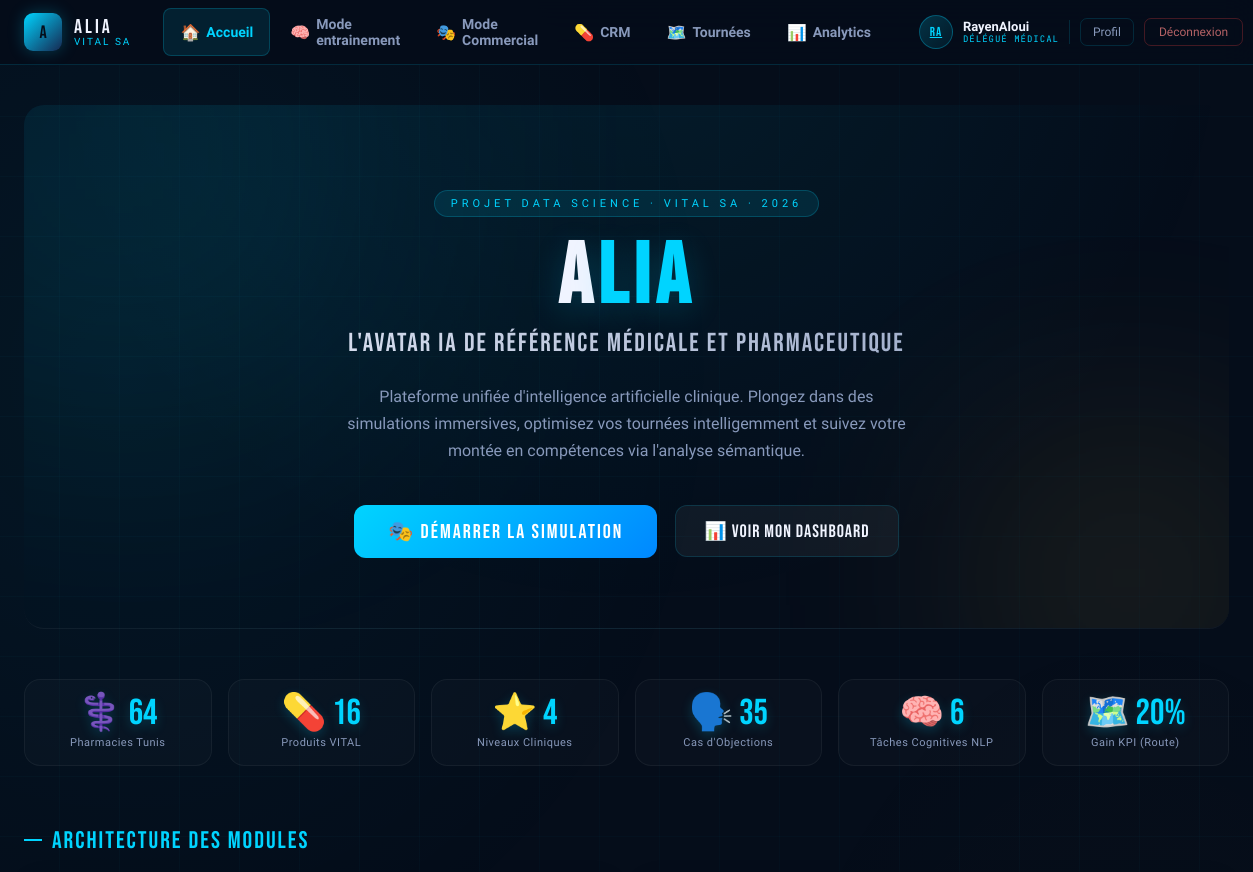
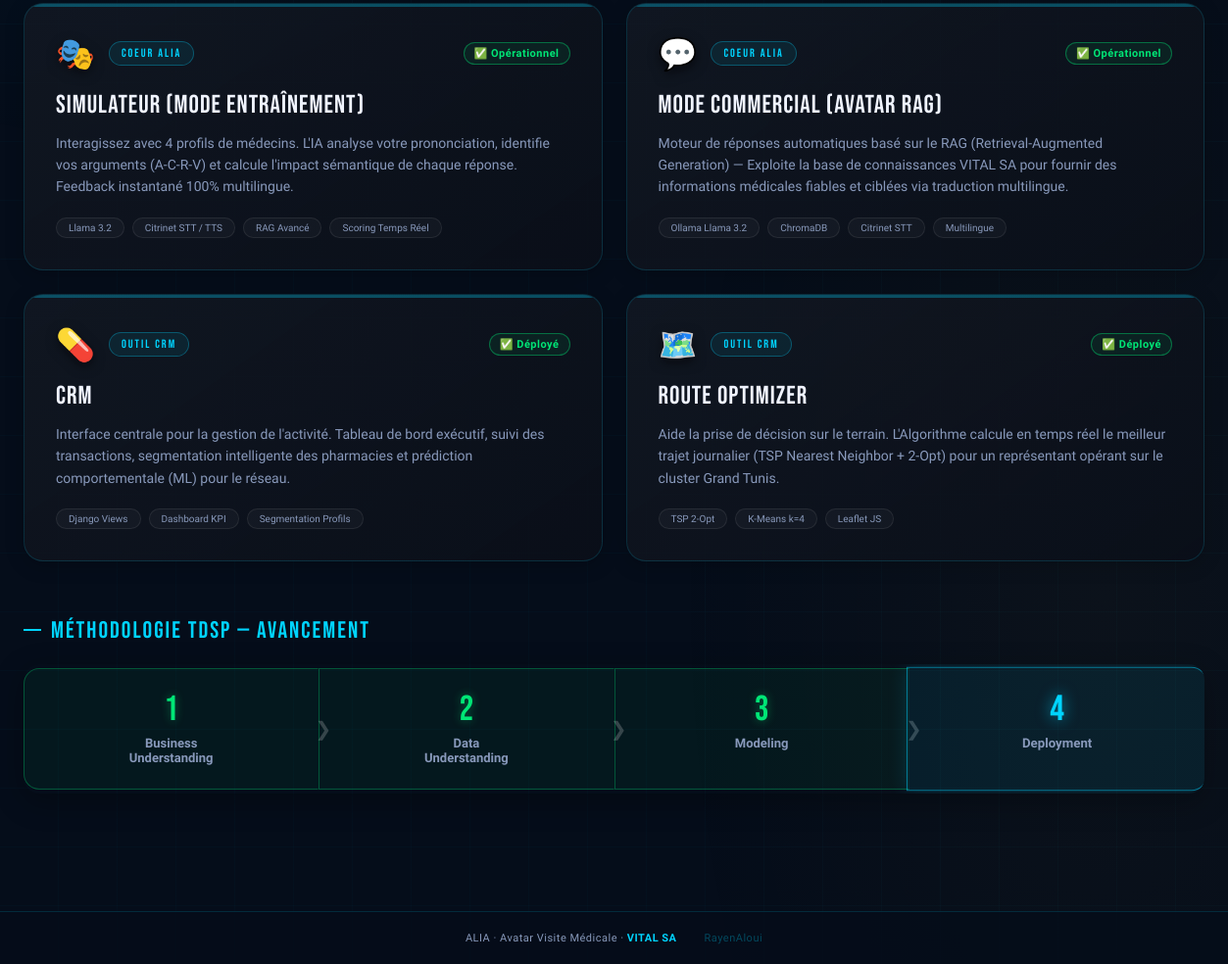
The app's page / (signed in) with its own data (2 pictures, top to bottom).
### apps/accounts/models.py (models this page shows, shortened)
class UserProfile(models.Model):
    ROLE_CHOICES = [
        ('delegue', 'Délégué médical'),
        ('manager', 'Manager'),
    ]
    user        = models.OneToOneField(User, on_delete=models.CASCADE,
                                       related_name='profile')
    role        = models.CharField(max_length=20, choices=ROLE_CHOICES,
                                   default='delegue')
    region      = models.CharField(max_length=100, blank=True,
                                   default='Grand Tunis')
    telephone   = models.CharField(max_length=20, blank=True)
    created_at  = models.DateTimeField(auto_now_add=True)
    xp          = models.IntegerField(default=0)
    level       = models.IntegerField(default=1)
    badges      = models.JSONField(default=list, blank=True)
    unlocked_bosses = models.JSONField(default=list, blank=True)
    class Meta:
        verbose_name        = 'Profil utilisateur'
        verbose_name_plural = 'Profils utilisateurs'
    @property
    def display_name(self):
        return self.user.get_full_name() or self.user.username
    @property
    def initials(self):
        fn = self.user.first_name
        ln = self.user.last_name
        if fn and ln:
            return (fn[0] + ln[0]).upper()
        return self.user.username[:2].upper()

### apps/home/views.py (the view)
# urls.py: path('', views.home_index, name='index'),
@login_required
def home_index(request):
    context = {
        'page': 'home',
        'stats': {
            'pharmacies': 64,
            'produits'  : 16,
            'niveaux'   : 4,
            'objections': 35,
        }
    }
    return render(request, 'home/index.html', context)

### apps/modeling/context_processors.py (called while the page is built)
def modeling_nav(_request):
    try:
        return {"modeling_url": reverse("modeling_index")}
    except NoReverseMatch:
        return {"modeling_url": "/alia-api/"}

### templates/home/index.html (shortened to what this page needs)
{% extends 'base.html' %}
{% load static %}
{% block content %}
<section class="hero">
  <div class="hero-glow-1"></div>
  <div class="hero-glow-2"></div>
  <div class="hero-content">
    <div class="hero-eyebrow">Projet Data Science · VITAL SA · 2026</div>
    <h1 class="hero-title">A<span>LIA</span></h1>
    <p class="hero-sub">L'Avatar IA de Référence Médicale et Pharmaceutique</p>
    <p class="hero-desc">
      Plateforme unifiée d'intelligence artificielle clinique. Plongez dans des simulations immersives, optimisez vos tournées intelligemment et suivez votre montée en compétences via l'analyse sémantique.
    </p>
    <div class="hero-ctas">
      <a href="{% url 'simulator:index' %}" class="btn-hero-primary">
        🎭 Démarrer la Simulation
      </a>
      <a href="{% url 'analytics:index' %}" class="btn-hero-secondary">
        📊 Voir mon Dashboard
      </a>
    </div>
  </div>
</section>
<div class="stats-row" style="margin-bottom:60px">
  <div class="stat-card">
    <div class="stat-val">⚕️ {{ stats.pharmacies }}</div>
    <div class="stat-label">Pharmacies Tunis</div>
  </div>
  <div class="stat-card">
    <div class="stat-val">💊 {{ stats.produits }}</div>
    <div class="stat-label">Produits VITAL</div>
  </div>
  <div class="stat-card">
    <div class="stat-val">⭐ {{ stats.niveaux }}</div>
    <div class="stat-label">Niveaux Cliniques</div>
  </div>
  <div class="stat-card">
    <div class="stat-val">🗣️ {{ stats.objections }}</div>
    <div class="stat-label">Cas d'Objections</div>
  </div>
  <div class="stat-card">
    <div class="stat-val">🧠 6</div>
    <div class="stat-label">Tâches Cognitives NLP</div>
  </div>
  <div class="stat-card">
    <div class="stat-val">🗺️ 20%</div>
    <div class="stat-label">Gain KPI (Route)</div>
  </div>
</div>
<div class="modules-section">
  <div class="card-title" style="margin-bottom:20px; font-size: 24px;">Architecture des Modules</div>
  <div class="modules-grid">
    <a href="{% url 'simulator:index' %}" class="module-card">
      <div class="module-header">
        <span class="module-icon">🎭</span>
        <span class="module-dso">COEUR ALIA</span>
        <span class="module-status-badge done">✅ Opérationnel</span>
      </div>
      <div class="module-title">Simulateur (Mode Entraînement)</div>
      <div class="module-desc">
        Interagissez avec 4 profils de médecins. L'IA analyse votre prononciation, identifie vos arguments (A-C-R-V) et calcule l'impact sémantique de chaque réponse. Feedback instantané 100% multilingue.
      </div>
      <div class="module-tags">
        <span class="module-tag">Llama 3.2</span>
        <span class="module-tag">Citrinet STT / TTS</span>
        <span class="module-tag">RAG Avancé</span>
        <span class="module-tag">Scoring Temps Réel</span>
      </div>
    </a>
    <a href="{{ modeling_url }}" class="module-card">
      <div class="module-header">
        <span class="module-icon">💬</span>
        <span class="module-dso">COEUR ALIA</span>
        <span class="module-status-badge done">✅ Opérationnel</span>
      </div>
      <div class="module-title">Mode Commercial (Avatar RAG)</div>
      <div class="module-desc">
        Moteur de réponses automatiques basé sur le RAG (Retrieval-Augmented Generation) — Exploite la base de connaissances VITAL SA pour fournir des informations médicales fiables et ciblées via traduction multilingue.
      </div>
      <div class="module-tags">
        <span class="module-tag">Ollama Llama 3.2</span>
        <span class="module-tag">ChromaDB</span>
        <span class="module-tag">Citrinet STT</span>
        <span class="module-tag">Multilingue</span>
      </div>
    </a>
    <a href="{% url 'crm:overview' %}" class="module-card">
      <div class="module-header">
        <span class="module-icon">💊</span>
        <span class="module-dso">OUTIL CRM</span>
        <span class="module-status-badge done">✅ Déployé</span>
      </div>
      <div class="module-title">CRM</div>
      <div class="module-desc">
        Interface centrale pour la gestion de l'activité. Tableau de bord exécutif, suivi des transactions, segmentation intelligente des pharmacies et prédiction comportementale (ML) pour le réseau.
      </div>
      <div class="module-tags">
        <span class="module-tag">Django Views</span>
        <span class="module-tag">Dashboard KPI</span>
        <span class="module-tag">Segmentation Profils</span>
      </div>
    </a>
    <a href="{% url 'routes:index' %}" class="module-card">
      <div class="module-header">
        <span class="module-icon">🗺️</span>
        <span class="module-dso">OUTIL CRM</span>
        <span class="module-status-badge done">✅ Déployé</span>
      </div>
      <div class="module-title">Route Optimizer</div>
      <div class="module-desc">
        Aide la prise de décision sur le terrain. L'Algorithme calcule en temps réel le meilleur trajet journalier (TSP Nearest Neighbor + 2-Opt) pour un représentant opérant sur le cluster Grand Tunis.
      </div>
      <div class="module-tags">
        <span class="module-tag">TSP 2-Opt</span>
        <span class="module-tag">K-Means k=4</span>
        <span class="module-tag">Leaflet JS</span>
      </div>
    </a>
  </div>
</div>
<div class="tdsp-section">
  <div class="card-title" style="margin-bottom:20px; font-size: 24px;">Méthodologie TDSP — Avancement</div>
  <div class="tdsp-steps">
    <div class="tdsp-step done-step">
      <div class="tdsp-num">1</div>
      <div class="tdsp-name">Business<br>Understanding</div>
      <div class="tdsp-arrow">❯</div>
    </div>
    <div class="tdsp-step done-step">
      <div class="tdsp-num">2</div>
      <div class="tdsp-name">Data<br>Understanding</div>
      <div class="tdsp-arrow">❯</div>
    </div>
    <div class="tdsp-step done-step">
      <div class="tdsp-num">3</div>
      <div class="tdsp-name">Modeling</div>
      <div class="tdsp-arrow">❯</div>
    </div>
    <div class="tdsp-step current-step">
      <div class="tdsp-num">4</div>
      <div class="tdsp-name">Deployment</div>
    </div>
  </div>
</div>
{% endblock %}

### templates/base.html (shortened to what this page needs)
{% load static %}
<!DOCTYPE html>
<html lang="fr">
<head>
  <link rel="stylesheet" href="{% static 'css/style.css' %}">
</head>
<body>
  <nav class="navbar">
    <div class="nav-inner">
      <a href="{% url 'home:index' %}" class="nav-brand">
        <div class="nav-logo">A</div>
        <div class="nav-brand-text">
          <span class="nav-title">ALIA</span>
          <span class="nav-sub">VITAL SA</span>
        </div>
      </a>
      <div class="nav-links">
        <a href="{% url 'home:index' %}"
           class="nav-link {% if page == 'home' %}active{% endif %}">
          <span class="nav-icon">🏠</span> Accueil
        </a>
        <a href="{% url 'simulator:index' %}"
           class="nav-link {% if page == 'simulator' %}active{% endif %}">
          <span class="nav-icon">🧠</span> Mode entrainement
        </a>
        <a href="{{ modeling_url }}"
           class="nav-link {% if page == 'modeling' %}active{% endif %}">
          <span class="nav-icon">🎭</span> Mode Commercial
        </a>
         <a href="{% url 'crm:overview' %}"
           class="nav-link {% if page == 'crm' %}active{% endif %}">
          <span class="nav-icon">💊</span> CRM
        </a>
        <a href="{% url 'routes:index' %}"
           class="nav-link {% if page == 'routes' %}active{% endif %}">
          <span class="nav-icon">🗺️</span> Tournées
        </a>
        <a href="{% url 'analytics:index' %}"
           class="nav-link {% if page == 'analytics' %}active{% endif %}">
          <span class="nav-icon">📊</span> Analytics
        </a>
      </div>
      {% if user.is_authenticated %}
      <div class="nav-user">
        {% with profile=user.profile %}
        <a href="{% url 'accounts:profile' %}" class="nav-user-avatar"
           title="Mon profil">
          {{ profile.initials }}
        </a>
        <div class="nav-user-info">
          <span class="nav-user-name">{{ profile.display_name }}</span>
          <span class="nav-user-role">{{ profile.get_role_display }}</span>
        </div>
        {% endwith %}
        <a href="{% url 'accounts:profile' %}" class="nav-profile-link">Profil</a>
        <form class="nav-logout-form" method="post" action="{% url 'accounts:logout' %}">
          <button class="nav-logout-btn" type="submit">Déconnexion</button>
        </form>
      </div>
      {% endif %}
    </div>
  </nav>
  <main class="main-content">
    {% block content %}{% endblock %}
  </main>
  <footer class="footer">
    <div class="footer-inner">
      <span>ALIA · Avatar Visite Médicale · <strong>VITAL SA</strong></span>
      {% if user.is_authenticated %}
      <span style="color:rgba(0,212,255,0.3);font-size:11px;margin-left:16px;">
        {{ user.username }}
      </span>
      {% endif %}
    </div>
  </footer>
</body>
</html>

### static/css/style.css (style rules this page uses)
:root { --navy: #050d1a; --navy-2: #0a1628; --navy-3: #0f2044; --navy-4: #162952; --cyan: #00d4ff; --cyan-dim: #0099bb; --gold: #f0c040; --gold-dim: #a88020; --green: #00e676; --orange: #ff9800; --red: #ff4444; --white: #f0f4ff; --white-dim: #8899bb; --glass: rgba(255,255,255,0.04); --glass-2: rgba(255,255,255,0.08); --border: rgba(0,212,255,0.15); --border-2: rgba(0,212,255,0.30); --shadow: 0 8px 40px rgba(0,0,0,0.6); --radius: 14px; --radius-sm: 8px; }
*, *::before, *::after { box-sizing: border-box; margin: 0; padding: 0; }
html { scroll-behavior: smooth; }
body { font-family: 'Source Sans 3', sans-serif; background: var(--navy); color: var(--white); min-height: 100vh; display: flex; flex-direction: column; }
body::before { content: ''; position: fixed; inset: 0; z-index: 0; pointer-events: none; background: radial-gradient(ellipse 80% 60% at 10% 20%, rgba(0,212,255,0.05) 0%, transparent 60%), radial-gradient(ellipse 60% 80% at 90% 80%, rgba(240,192,64,0.03) 0%, transparent 60%), repeating-linear-gradient(0deg, transparent, transparent 59px, rgba(0,212,255,0.025) 59px, rgba(0,212,255,0.025) 60px), repeating-linear-gradient(90deg, transparent, transparent 59px, rgba(0,212,255,0.02) 59px, rgba(0,212,255,0.02) 60px); }
.navbar { position: sticky; top: 0; z-index: 100; background: rgba(5,13,26,0.92); backdrop-filter: blur(16px); border-bottom: 1px solid var(--border); }
.nav-inner { max-width: 1400px; margin: 0 auto; padding: 0 24px; display: flex; align-items: center; gap: 32px; height: 64px; }
.nav-brand { display: flex; align-items: center; gap: 12px; text-decoration: none; flex-shrink: 0; }
.nav-logo { width: 38px; height: 38px; border-radius: 9px; background: linear-gradient(135deg, var(--cyan), var(--navy-4)); display: flex; align-items: center; justify-content: center; font-family: 'Bebas Neue', cursive; font-size: 18px; color: var(--navy); box-shadow: 0 0 16px rgba(0,212,255,0.25); }
.nav-brand-text { display: flex; flex-direction: column; line-height: 1; }
.nav-title { font-family: 'Bebas Neue', cursive; font-size: 20px; letter-spacing: 3px; color: var(--white); }
.nav-sub { font-size: 10px; letter-spacing: 2px; color: var(--cyan); }
.nav-links { display: flex; gap: 4px; margin-left: auto; }
.nav-link { display: flex; align-items: center; gap: 6px; padding: 8px 16px; border-radius: 8px; text-decoration: none; font-size: 14px; font-weight: 600; color: var(--white-dim); transition: all 0.2s; }
.nav-link.active { background: rgba(0,212,255,0.1); color: var(--cyan); border: 1px solid rgba(0,212,255,0.2); }
.nav-icon { font-size: 16px; }
.main-content { position: relative; z-index: 1; flex: 1; max-width: 1400px; width: 100%; margin: 0 auto; padding: 40px 24px 60px; }
.footer { position: relative; z-index: 1; border-top: 1px solid var(--border); padding: 20px 24px; background: rgba(5,13,26,0.8); }
.footer-inner { max-width: 1400px; margin: 0 auto; display: flex; align-items: center; justify-content: center; gap: 12px; flex-wrap: wrap; font-size: 11px; color: var(--white-dim); letter-spacing: 0.5px; }
.footer-inner strong { color: var(--cyan); }
.card-title { font-family: 'Bebas Neue', cursive; font-size: 13px; letter-spacing: 2px; text-transform: uppercase; color: var(--cyan); margin-bottom: 18px; display: flex; align-items: center; gap: 10px; }
.card-title::before { content: ''; display: block; width: 18px; height: 2px; background: var(--cyan); }
.stats-row { display: flex; gap: 16px; flex-wrap: wrap; }
.stat-card { flex: 1; min-width: 120px; background: var(--glass); border: 1px solid var(--border); border-radius: var(--radius-sm); padding: 16px; text-align: center; }
.stat-val { font-family: 'Bebas Neue', cursive; font-size: 36px; color: var(--cyan); line-height: 1; }
.stat-label { font-size: 11px; color: var(--white-dim); margin-top: 4px; letter-spacing:.5px; }

### records on screen
UserProfile: initials "RA", display_name "RayenAloui", role "DÉLÉGUÉ MÉDICAL"

### other values on screen
{{ stats.pharmacies }} "64"
{{ stats.produits }} "16"
{{ stats.niveaux }} "4"
{{ stats.objections }} "35"
{{ user.username }} "RayenAloui"
